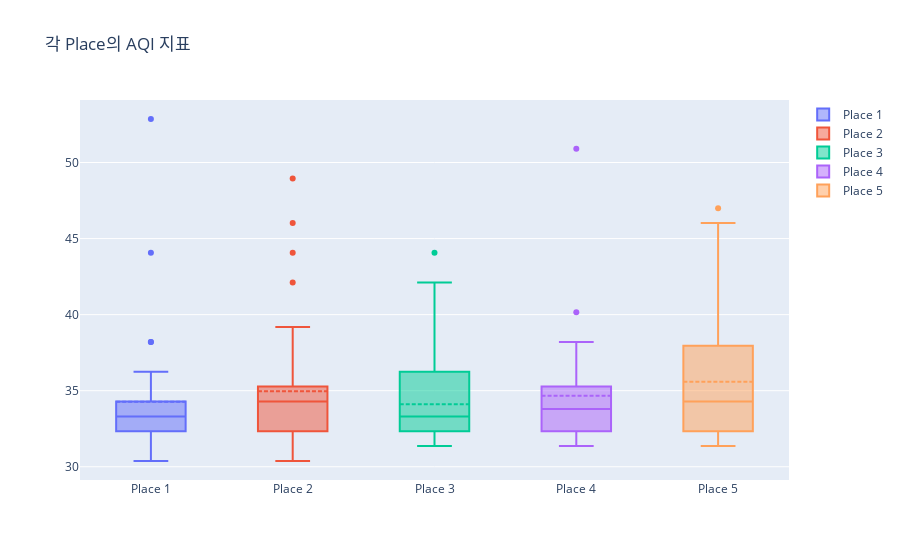

Write notebook code for a chart like this one.
### Code cell
import plotly.graph_objs as go
from plotly.subplots import make_subplots

# 서브플롯 생성
fig = make_subplots(rows=1, cols=1)

# 각 장소별로 AQI 지표를 상자 그림으로 추가
box_traces = []
for place in range(1, 6):
    box_trace = go.Box(y=df[df['Place'] == place]['AQI'], name=f'Place {place}', boxmean=True)
    box_traces.append(box_trace)

# 상자 그림을 서브플롯에 추가
for trace in box_traces:
    fig.add_trace(trace)

fig.update_layout(title_text="각 Place의 AQI 지표")
fig.show()
